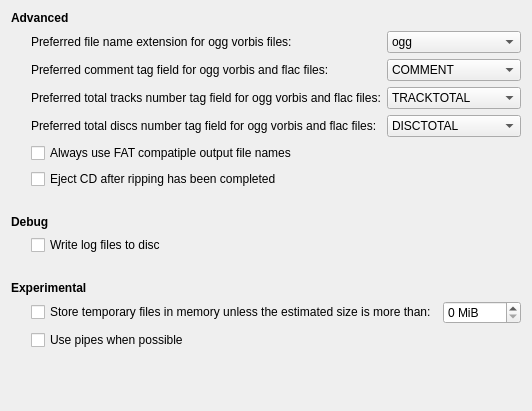
<?xml version="1.0" encoding="UTF-8"?>
<ui version="4.0">
 <class>ConfigAdvancedPage</class>
 <widget class="QWidget" name="ConfigAdvancedPage">
  <property name="geometry">
   <rect>
    <x>0</x>
    <y>0</y>
    <width>512</width>
    <height>411</height>
   </rect>
  </property>
  <property name="windowTitle">
   <string>Form</string>
  </property>
  <layout class="QVBoxLayout" name="verticalLayout_3">
   <item>
    <widget class="QLabel" name="label">
     <property name="font">
      <font>
       <weight>75</weight>
       <bold>true</bold>
      </font>
     </property>
     <property name="text">
      <string>Advanced</string>
     </property>
    </widget>
   </item>
   <item>
    <layout class="QHBoxLayout" name="horizontalLayout_2" stretch="0,1">
     <item>
      <spacer name="horizontalSpacer_5">
       <property name="orientation">
        <enum>Qt::Horizontal</enum>
       </property>
       <property name="sizeType">
        <enum>QSizePolicy::Fixed</enum>
       </property>
       <property name="sizeHint" stdset="0">
        <size>
         <width>20</width>
         <height>20</height>
        </size>
       </property>
      </spacer>
     </item>
     <item>
      <layout class="QVBoxLayout" name="verticalLayout">
       <item>
        <layout class="QGridLayout" name="gridLayout">
         <item row="1" column="0">
          <widget class="QLabel" name="label_5">
           <property name="toolTip">
            <string>Some applications use the field DESCRIPTION even though the field COMMENT is the correct one.
Comments will be written to the selected field, when reading tags the selected field will be preferred.</string>
           </property>
           <property name="text">
            <string>Preferred comment tag field for ogg vorbis and flac files:</string>
           </property>
          </widget>
         </item>
         <item row="2" column="1">
          <widget class="QComboBox" name="preferredVorbisCommentTrackTotalTagComboBox">
           <property name="toolTip">
            <string>Total tracks number will be written to the selected field, when reading tags the selected field will be preferred.
When using the field TRACKNUMBER, the track number and the total tracks number will be written to the same field separated by a slash ('/').</string>
           </property>
           <item>
            <property name="text">
             <string>TRACKTOTAL</string>
            </property>
           </item>
           <item>
            <property name="text">
             <string>TOTALTRACKS</string>
            </property>
           </item>
           <item>
            <property name="text">
             <string>TRACKNUMBER</string>
            </property>
           </item>
          </widget>
         </item>
         <item row="3" column="0">
          <widget class="QLabel" name="label_7">
           <property name="toolTip">
            <string>Total discs number will be written to the selected field, when reading tags the selected field will be preferred.
When using the field DISCNUMBER, the disc number and the total discs number will be written to the same field separated by a slash ('/').</string>
           </property>
           <property name="text">
            <string>Preferred total discs number tag field for ogg vorbis and flac files:</string>
           </property>
          </widget>
         </item>
         <item row="0" column="0">
          <widget class="QLabel" name="label_4">
           <property name="text">
            <string>Preferred file name extension for ogg vorbis files:</string>
           </property>
          </widget>
         </item>
         <item row="3" column="1">
          <widget class="QComboBox" name="preferredVorbisCommentDiscTotalTagComboBox">
           <property name="toolTip">
            <string>Total discs number will be written to the selected field, when reading tags the selected field will be preferred.
When using the field DISCNUMBER, the disc number and the total discs number will be written to the same field separated by a slash ('/').</string>
           </property>
           <item>
            <property name="text">
             <string>DISCTOTAL</string>
            </property>
           </item>
           <item>
            <property name="text">
             <string>TOTALDISCS</string>
            </property>
           </item>
           <item>
            <property name="text">
             <string>DISCNUMBER</string>
            </property>
           </item>
          </widget>
         </item>
         <item row="1" column="1">
          <widget class="QComboBox" name="preferredVorbisCommentCommentTagComboBox">
           <property name="toolTip">
            <string>Some applications use the field DESCRIPTION even though the field COMMENT is the correct one.
Comments will be written to the selected field, when reading tags the selected field will be preferred.</string>
           </property>
           <item>
            <property name="text">
             <string>COMMENT</string>
            </property>
           </item>
           <item>
            <property name="text">
             <string>DESCRIPTION</string>
            </property>
           </item>
          </widget>
         </item>
         <item row="2" column="0">
          <widget class="QLabel" name="label_6">
           <property name="toolTip">
            <string>Total tracks number will be written to the selected field, when reading tags the selected field will be preferred.
When using the field TRACKNUMBER, the track number and the total tracks number will be written to the same field separated by a slash ('/').</string>
           </property>
           <property name="text">
            <string>Preferred total tracks number tag field for ogg vorbis and flac files:</string>
           </property>
          </widget>
         </item>
         <item row="0" column="1">
          <widget class="QComboBox" name="preferredOggVorbisExtensionComboBox">
           <item>
            <property name="text">
             <string>ogg</string>
            </property>
           </item>
           <item>
            <property name="text">
             <string>oga</string>
            </property>
           </item>
          </widget>
         </item>
        </layout>
       </item>
       <item>
        <widget class="QCheckBox" name="useVfatNamesCheckBox">
         <property name="toolTip">
          <string>Replaces some special characters like '?' by '_'.
If the output directory is on a FAT file system FAT compatible file names will automatically be used independently from this option.</string>
         </property>
         <property name="text">
          <string>Always use FAT compatiple output file names</string>
         </property>
        </widget>
       </item>
       <item>
        <widget class="QCheckBox" name="ejectCdAfterRipCheckBox">
         <property name="text">
          <string>Eject CD after ripping has been completed</string>
         </property>
        </widget>
       </item>
      </layout>
     </item>
    </layout>
   </item>
   <item>
    <spacer name="verticalSpacer_2">
     <property name="orientation">
      <enum>Qt::Vertical</enum>
     </property>
     <property name="sizeType">
      <enum>QSizePolicy::Fixed</enum>
     </property>
     <property name="sizeHint" stdset="0">
      <size>
       <width>20</width>
       <height>20</height>
      </size>
     </property>
    </spacer>
   </item>
   <item>
    <widget class="QLabel" name="label_2">
     <property name="font">
      <font>
       <weight>75</weight>
       <bold>true</bold>
      </font>
     </property>
     <property name="text">
      <string>Debug</string>
     </property>
    </widget>
   </item>
   <item>
    <layout class="QHBoxLayout" name="horizontalLayout_4" stretch="0,1">
     <item>
      <spacer name="horizontalSpacer_6">
       <property name="orientation">
        <enum>Qt::Horizontal</enum>
       </property>
       <property name="sizeType">
        <enum>QSizePolicy::Fixed</enum>
       </property>
       <property name="sizeHint" stdset="0">
        <size>
         <width>20</width>
         <height>20</height>
        </size>
       </property>
      </spacer>
     </item>
     <item>
      <widget class="QCheckBox" name="writeLogFilesCheckBox">
       <property name="text">
        <string>Write log files to disc</string>
       </property>
      </widget>
     </item>
    </layout>
   </item>
   <item>
    <spacer name="verticalSpacer_3">
     <property name="orientation">
      <enum>Qt::Vertical</enum>
     </property>
     <property name="sizeType">
      <enum>QSizePolicy::Fixed</enum>
     </property>
     <property name="sizeHint" stdset="0">
      <size>
       <width>20</width>
       <height>20</height>
      </size>
     </property>
    </spacer>
   </item>
   <item>
    <widget class="QLabel" name="label_3">
     <property name="font">
      <font>
       <weight>75</weight>
       <bold>true</bold>
      </font>
     </property>
     <property name="text">
      <string>Experimental</string>
     </property>
    </widget>
   </item>
   <item>
    <layout class="QHBoxLayout" name="horizontalLayout_3" stretch="0,1">
     <item>
      <spacer name="horizontalSpacer_7">
       <property name="orientation">
        <enum>Qt::Horizontal</enum>
       </property>
       <property name="sizeType">
        <enum>QSizePolicy::Fixed</enum>
       </property>
       <property name="sizeHint" stdset="0">
        <size>
         <width>20</width>
         <height>20</height>
        </size>
       </property>
      </spacer>
     </item>
     <item>
      <layout class="QVBoxLayout" name="verticalLayout_2">
       <item>
        <layout class="QHBoxLayout" name="horizontalLayout">
         <item>
          <widget class="QCheckBox" name="useSharedMemoryForTempFilesCheckBox">
           <property name="toolTip">
            <string>Store temporary files in memory instead of writing them to the disc</string>
           </property>
           <property name="text">
            <string>Store temporary files in memory unless the estimated size is more than:</string>
           </property>
          </widget>
         </item>
         <item>
          <widget class="QSpinBox" name="maxSizeForSharedMemoryTempFilesSpinBox">
           <property name="toolTip">
            <string>Don't store files that are expected to be bigger than this value in memory to avoid swapping</string>
           </property>
           <property name="suffix">
            <string extracomment="mega in bytes"> MiB</string>
           </property>
           <property name="maximum">
            <number>9999</number>
           </property>
          </widget>
         </item>
        </layout>
       </item>
       <item>
        <widget class="QCheckBox" name="usePipesCheckBox">
         <property name="toolTip">
          <string>Pipes make it unnecessary to use temporary files, therefore increasing the performance.
But some backends cause errors in this mode so be cautious.</string>
         </property>
         <property name="text">
          <string>Use pipes when possible</string>
         </property>
        </widget>
       </item>
      </layout>
     </item>
    </layout>
   </item>
   <item>
    <spacer name="verticalSpacer">
     <property name="orientation">
      <enum>Qt::Vertical</enum>
     </property>
     <property name="sizeHint" stdset="0">
      <size>
       <width>20</width>
       <height>32</height>
      </size>
     </property>
    </spacer>
   </item>
  </layout>
 </widget>
 <resources/>
 <connections/>
</ui>
